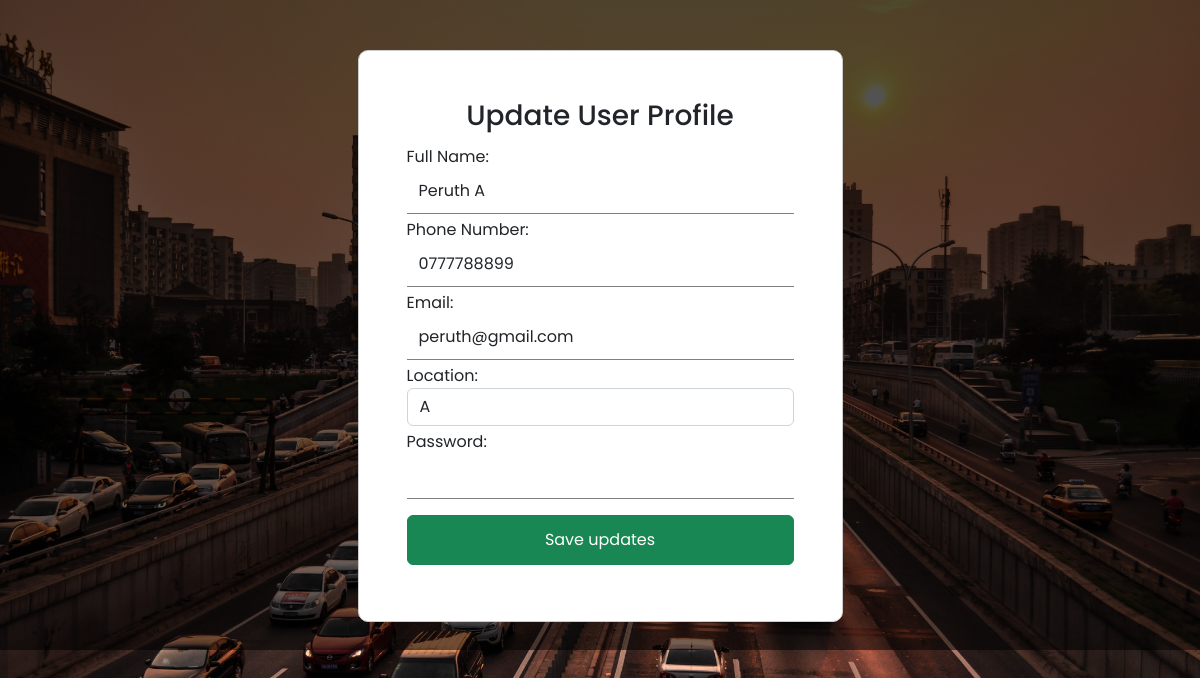
Screenshot of /dashboard/update_profile.php (signed in) with the database file from the repository.
### tables this page shows
CREATE TABLE `users` (
  `userid` int(11) NOT NULL,
  `fullname` varchar(200) NOT NULL,
  `phone` varchar(200) NOT NULL,
  `email` varchar(200) NOT NULL,
  `location` varchar(200) NOT NULL,
  `password` varchar(200) NOT NULL,
  `token` varchar(200) NOT NULL,
  `role` varchar(100) NOT NULL,
  `date_registered` varchar(100) NOT NULL
);

### dashboard/update_profile.php (the view, shortened to what this page needs)
<?php
include '../root/config.php';
$email   = $_SESSION['email'];
$stmt = $dbh->prepare("SELECT * FROM users WHERE email= :email");
$stmt->bindParam(':email', $email);
$stmt->execute();
$user = $stmt->fetch(PDO::FETCH_ASSOC);
?>
<!DOCTYPE html>
<html lang="en">
<head>
    <link href="https://cdn.jsdelivr.net/npm/bootstrap@5.2.3/dist/css/bootstrap.min.css" rel="stylesheet"
>
    <link rel="stylesheet" href="../src/style.css">
</head>
<body>
    <div class="overlay">
        <div class="container">
            <div class="row m-6 no-gutters">
                <div class="col-md-5 bg-white p-5" style="border-radius: 10px; border: 1px solid #ccc; display:block; margin:0 auto;">
                    <h3>Update User Profile</h3>
                    <div class="modal-content">
                        <form action="" method="post" enctype="multipart/form-data" class="form-style">
                            <div class="modal-body">
                                <div class="row">
                                    <div class="col-lg-12">
                                        <div class="form-group">
                                            <label>Full Name: </label>
                                            <input class="form-control" name="fullname" value="<?php echo $user['fullname']; ?>" type="text" required />
                                        </div>
                                    </div>
                                    <div class="col-lg-12">
                                        <div class="form-group">
                                            <label>Phone Number: </label>
                                            <input class="form-control" name="phone" maxlength="10" value="<?php echo $user['phone']; ?>" type="text" required />
                                        </div>
                                    </div>
                                    <div class="col-lg-12">
                                        <div class="form-group">
                                            <label>Email: </label>
                                            <input class="form-control" name="email" value="<?php echo $user['email']; ?>" type="email" required />
                                        </div>
                                    </div>
                                    <div class="col-lg-12">
                                        <div class="form-group">
                                            <label>Location: </label>
                                            <select class="form-control" name="location" required>
                                                <option value="A" <?php echo $user['location'] === 'A' ? 'selected' : ''; ?>>A</option>
                                            </select>
                                        </div>
                                    </div>
                                    <div class="col-lg-12">
                                        <div class="form-group">
                                            <label>Password: </label>
                                            <input class="form-control" name="password" value="" type="password" required/>
                                        </div>
                                    </div>
                                </div>
                                <div class="pb-2">
                                    <button type="submit" name="update_user_details_btn" class="btn btn-success w-100 font-weight-bold mt-3">Save updates</button>
                                </div>
                            </div>
                        </form>
                    </div>
                </div>
            </div>
        </div>
    </div>
</body>
</html>

### src/style.css (style rules this page uses)
* { margin: 0; padding: 0; box-sizing: border-box; }
.overlay { width: 100%; height: 650px; background: linear-gradient(0deg, rgba(0, 0, 0, 0.54), rgba(0, 0, 0, 0.69)), url(/images/pexels-pixabay-210182.jpg); background-repeat: no-repeat; background-size: cover; }
.container { padding: 50px 0 0; border-radius: 10px; }
.form-style input { border: 0; height: 45px; border-radius: 0; border-bottom: 1px solid gray; }
button { height: 50px; }
:root { --primary-font-family: "Poppins", sans-serif; --light-white: #f5f8fa; --gray: #5e6278; --gray-1: #e3e3e3; }
body { font-family: var(--primary-font-family); font-size: 14px; }

### dashboard/update_profile.php (style rules this page uses)
body { background-image: url('../images/pexels-pixabay-210182.jpg'); background-size: cover; background-repeat: no-repeat; }
h3 { text-align:center; }
.form-group label { margin-top:4px; font-size: 16px; }

### rows the page displays
users: fullname "Peruth A", phone "0777788899", email "peruth@gmail.com", location "A"
